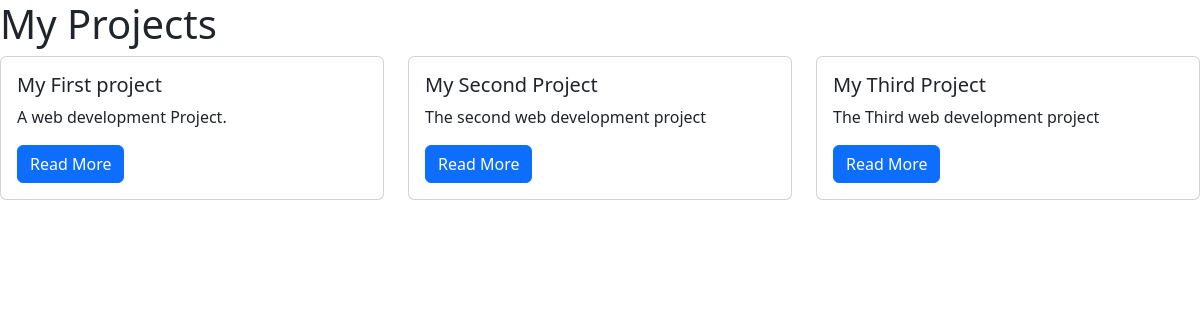
Before: /myprojects/ with the older database file.
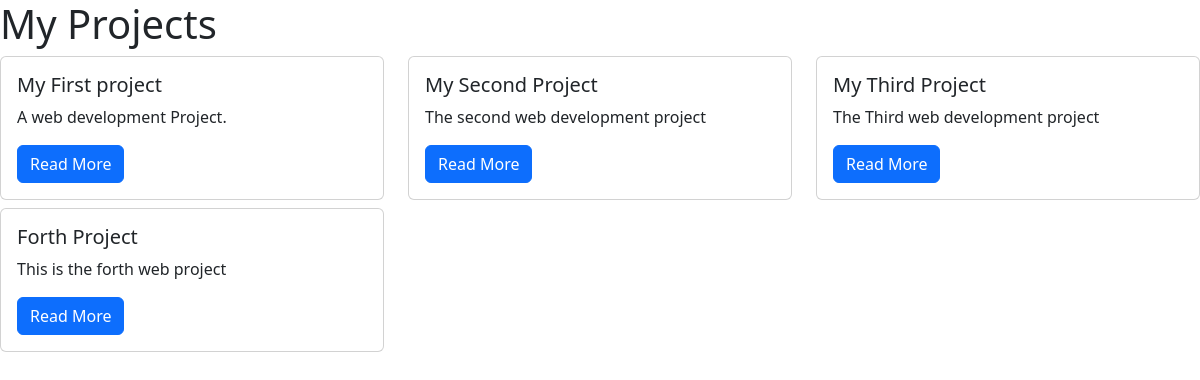
After: the same page with the newer database file.
### myprojects/models.py (models this page shows)
class MyProject(models.Model):
    title = models.CharField(max_length=100)
    description = models.TextField()
    technology = models.CharField(max_length=20)
    image = models.FileField(upload_to="myproject_images/", blank=True)

### myprojects/views.py (the view)
# urls.py: path("", views.myproject_index, name="myproject_index"),
def myproject_index(request):
    myprojects = MyProject.objects.all()
    context = {
        "myprojects": myprojects
    }
    return render(request, "myprojects/myproject_index.html", context)

### myprojects/templates/myprojects/myproject_index.html
{% extends "base.html" %}
{% block page_content %}
<h1>My Projects</h1>
<div class="row">
    {% for myproject in myprojects %}
        <div class="col-md-4">
            <div class="card mb-2">
                <div class="card-body">
                    <h5 class="card-title">{{ myproject.title }}</h5>
                    <p class="card-text">{{ myproject.description }}</p>
                    <a href="{% url 'myproject_detail' myproject.pk %}" class="btn btn-primary">
                        Read More
                    </a>
                </div>
            </div>
        </div>
    {% endfor %}
</div>
{% endblock %}

### templates/base.html (shortened to what this page needs)
<html lang="en">
<head>
    <link href="https://cdn.jsdelivr.net/npm/bootstrap@5.3.2/dist/css/bootstrap.min.css" rel="stylesheet">
</head>
<body>
{% block page_content %}{% endblock page_content %}
</body>
</html>

Changed rows visible on the page:
added MyProject: title "Forth Project", description "This is the forth web project"
